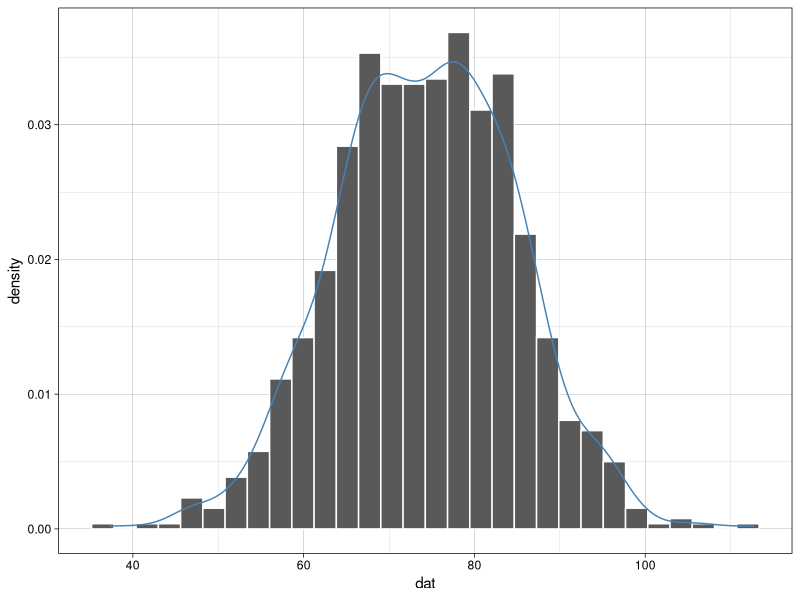
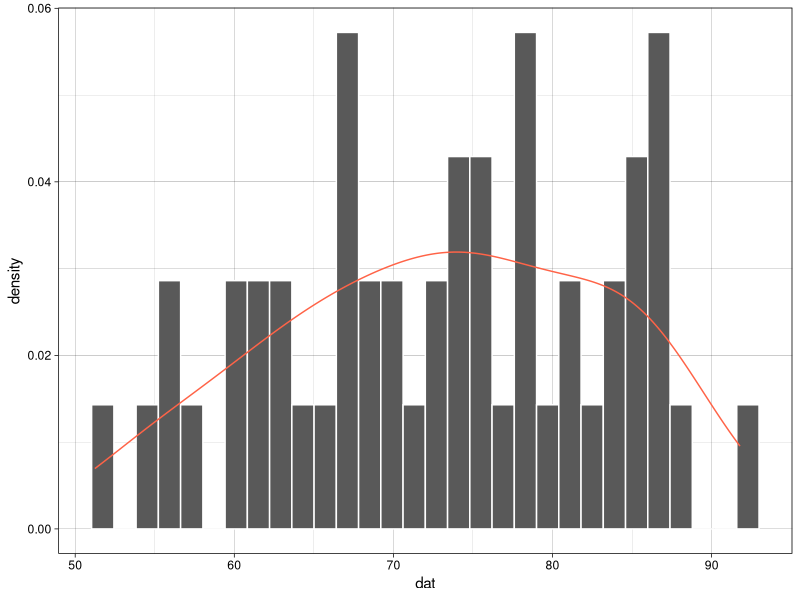
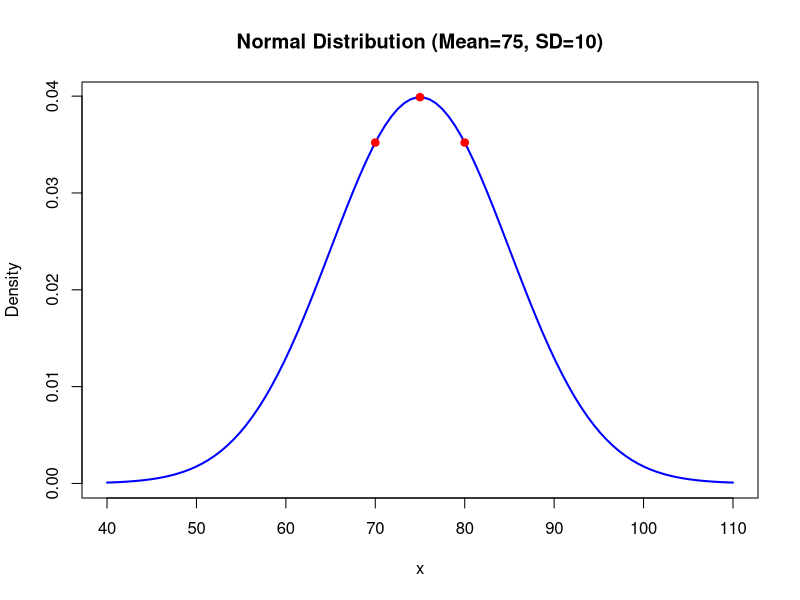
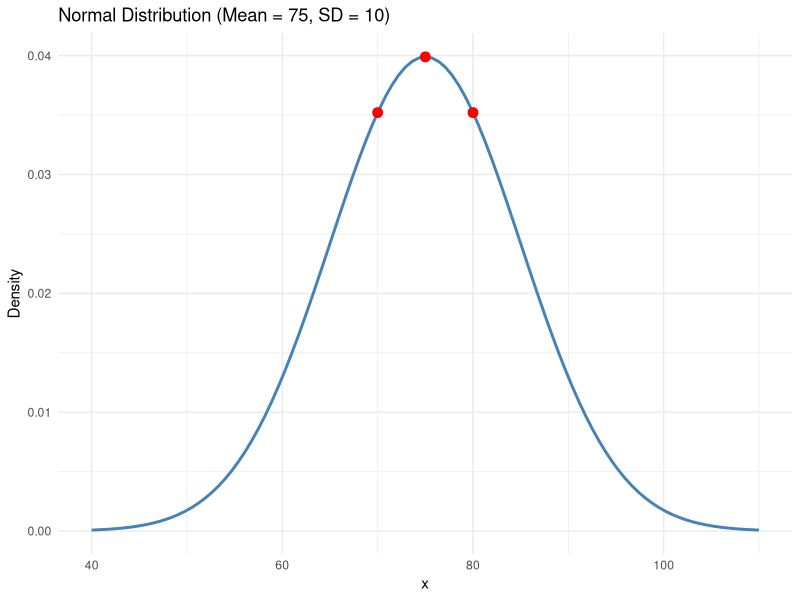
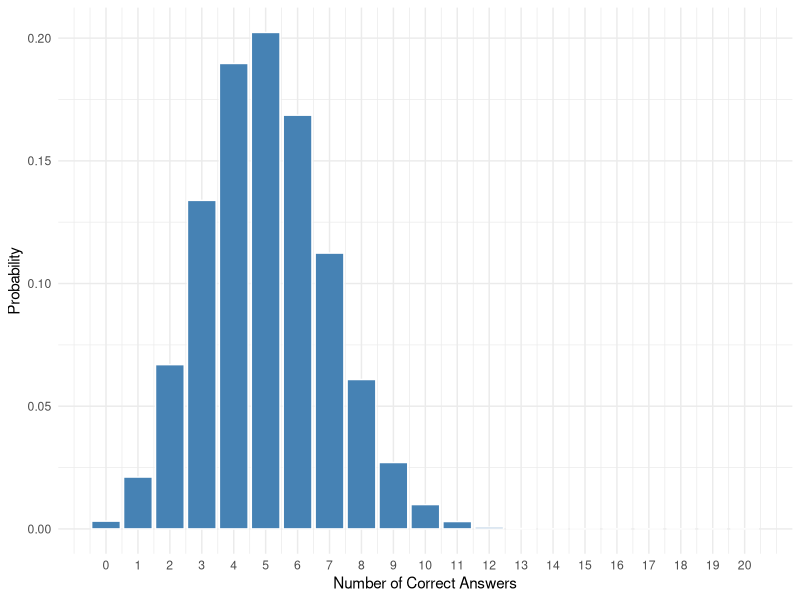
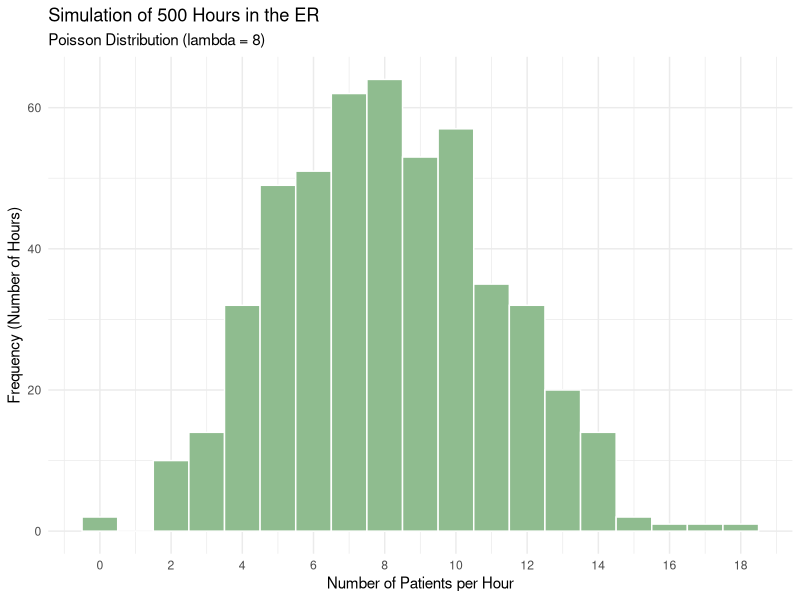
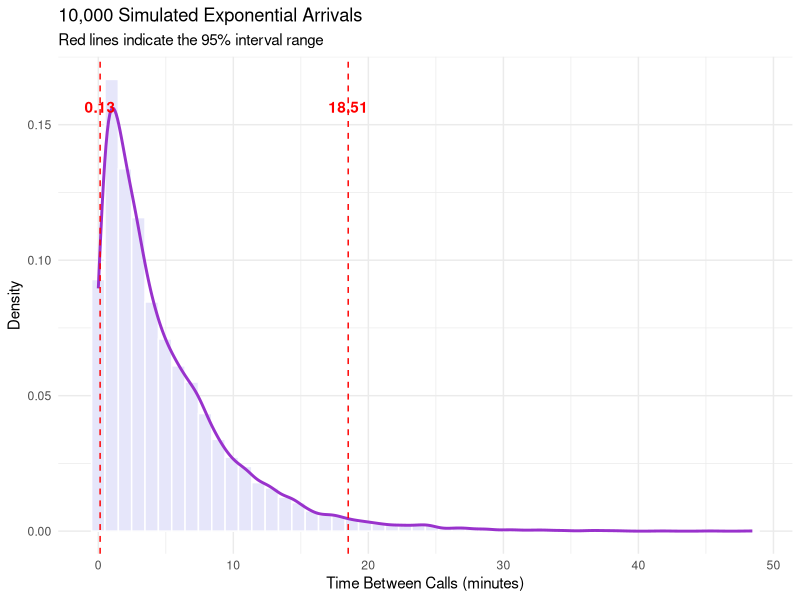

These figures' R source, in order:
## ---- chunk 1
#| echo: true
#| message: false

library(tidyverse)
set.seed(1991)
## ---- chunk 2
#| echo: true

n <- 1000          # change to 50 to see the difference
mu <- 75
sigma <- 10
## ---- chunk 3
dat <- rnorm(n, mu, sigma)
head(dat)
## ---- chunk 4
ggplot() + geom_histogram(mapping = aes(x = dat, y = after_stat(density)), color = "white") + geom_density(mapping = aes(dat), color = "steelblue") + theme_linedraw() 
## ---- chunk 5
#| echo: true

n <- 50          # change to 50 to see the difference
mu <- 75
sigma <- 10
## ---- chunk 6
dat <- rnorm(n, mu, sigma)
head(dat)
## ---- chunk 7
ggplot() + geom_histogram(mapping = aes(x = dat, y = after_stat(density)), color = "white") + geom_density(mapping = aes(dat), color = "tomato") + theme_linedraw() 
## ---- chunk 8
#| echo: true

dnorm(70, mean = 75, sd = 10)
## ---- chunk 9
#| echo: true

dnorm(75, mean = 75, sd = 10)
## ---- chunk 10
#| echo: true

dnorm(80, mean = 75, sd = 10)
## ---- chunk 11
#| echo: true

# Define the range and parameters
x <- seq(40, 110, length.out = 100)
y <- dnorm(x, mean = 75, sd = 10)

# Create the plot
plot(x, y, type = "l", lwd = 2, col = "blue",
     main = "Normal Distribution (Mean=75, SD=10)",
     xlab = "x", ylab = "Density")

# Add points for the specific values
points(c(70, 75, 80), dnorm(c(70, 75, 80), 75, 10), col = "red", pch = 19)

## ---- chunk 12
#| echo: true

# Create a data frame for the x-axis range
df <- data.frame(x = c(40, 110))

# Plot using ggplot
ggplot(df, aes(x = x)) +
  stat_function(fun = dnorm, args = list(mean = 75, sd = 10), color = "steelblue", linewidth = 1) +
  geom_point(data = data.frame(x = c(70, 75, 80), y = dnorm(c(70, 75, 80), 75, 10)), 
             aes(x = x, y = y), color = "red", size = 3) +
  labs(title = "Normal Distribution (Mean = 75, SD = 10)",
       y = "Density", x = "x") +
  theme_minimal()

## ---- chunk 13
#| echo: true

pnorm(450, mean = 500, sd = 100)
## ---- chunk 14
#| echo: true

pnorm(650, mean = 500, sd = 100, lower.tail = FALSE)
## ---- chunk 15
#| echo: true

pnorm(600, 500, 100) - pnorm(400, 500, 100)
## ---- chunk 16
#| echo: true

dbinom(5, size = 20, prob = 0.25)

## ---- chunk 17
#| echo: true

# Create data for all possible outcomes (0 to 20)
quiz_data <- data.frame(
  correct = 0:20,
  prob = dbinom(0:20, size = 20, prob = 0.25)
)

# Plot the PMF
ggplot(quiz_data, aes(x = correct, y = prob)) +
  geom_col(fill = "steelblue", color = "white") +
  scale_x_continuous(breaks = 0:20) +
  labs(
       x = "Number of Correct Answers",
       y = "Probability") +
  theme_minimal()
## ---- chunk 18
#| echo: true

pbinom(8, size = 20, prob = 0.25)
## ---- chunk 19
#| echo: true

pbinom(10, size = 20, prob = 0.25, lower.tail = FALSE)
## ---- chunk 20
#| echo: true

pbinom(10, size = 20, prob = 0.25, lower.tail = FALSE)
## ---- chunk 21
#| echo: true

dpois(x = 8, lambda = 8)
## ---- chunk 22
#| echo: true

ppois(q = 4, lambda = 8)
## ---- chunk 23
#| echo: true

sim_arrivals <- rpois(n = 500, lambda = 8)

# Convert to data frame for plotting
df_sim <- data.frame(arrivals = sim_arrivals)

# Plot the results
ggplot(df_sim, aes(x = arrivals)) +
  geom_histogram(binwidth = 1, fill = "darkseagreen", color = "white") +
  scale_x_continuous(breaks = seq(0, 20, 2)) +
  labs(title = "Simulation of 500 Hours in the ER",
       subtitle = "Poisson Distribution (lambda = 8)",
       x = "Number of Patients per Hour",
       y = "Frequency (Number of Hours)") +
  theme_minimal()
## ---- chunk 24
#| echo: true

punif(q = 10, min = 0, max = 30)
## ---- chunk 25
#| echo: true

qunif(p = 0.25, min = 0, max = 30)
## ---- chunk 26
#| echo: true

pexp(q = 3, rate = 0.2)
## ---- chunk 27
#| echo: true

qexp(p = 0.90, rate = 0.2)
## ---- chunk 28
#| echo: true

data <- data.frame(time = rexp(10000, rate = 0.2))

# 2. Find the 95% interval range (2.5th and 97.5th percentiles)
interval <- quantile(data$time, probs = c(0.025, 0.975))
# 2.5%: ~0.12  |  97.5%: ~18.44

# 3. Plot
ggplot(data, aes(x = time)) +
  geom_histogram(aes(y = ..density..), bins = 50, fill = "lavender", color = "white") +
  geom_density(color = "darkorchid", size = 1) +
  geom_vline(xintercept = interval, color = "red", linetype = "dashed") +
  annotate("text", x = interval, y = 0.15, label = round(interval, 2), 
           color = "red", vjust = -1, fontface = "bold") +
  labs(title = "10,000 Simulated Exponential Arrivals",
       subtitle = "Red lines indicate the 95% interval range",
       x = "Time Between Calls (minutes)", y = "Density") +
  theme_minimal()
